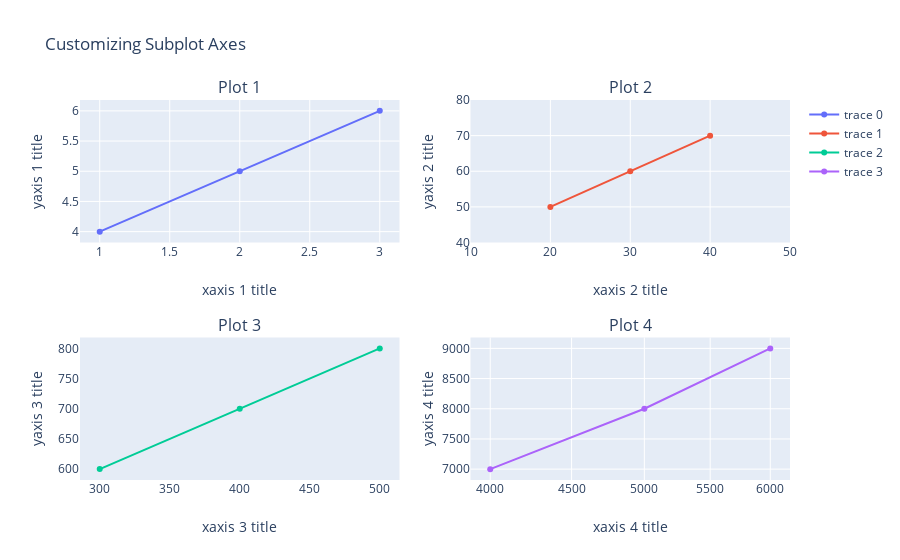

Notebook cell for this chart:
### Code cell
from plotly.subplots import make_subplots
import plotly.graph_objects as go

# Initialize figure with subplots
fig = make_subplots(
    rows=2, cols=2, subplot_titles=("Plot 1", "Plot 2", "Plot 3", "Plot 4")
)

# Add traces
fig.add_trace(go.Scatter(x=[1, 2, 3], y=[4, 5, 6]), row=1, col=1)
fig.add_trace(go.Scatter(x=[20, 30, 40], y=[50, 60, 70]), row=1, col=2)
fig.add_trace(go.Scatter(x=[300, 400, 500], y=[600, 700, 800]), row=2, col=1)
fig.add_trace(go.Scatter(x=[4000, 5000, 6000], y=[7000, 8000, 9000]), row=2, col=2)

# Update xaxis properties
fig.update_xaxes(title_text="xaxis 1 title", row=1, col=1)
fig.update_xaxes(title_text="xaxis 2 title", range=[10, 50], row=1, col=2)
fig.update_xaxes(title_text="xaxis 3 title", showgrid=False, row=2, col=1)
fig.update_xaxes(title_text="xaxis 4 title", type="log", row=2, col=2)

# Update yaxis properties
fig.update_yaxes(title_text="yaxis 1 title", row=1, col=1)
fig.update_yaxes(title_text="yaxis 2 title", range=[40, 80], row=1, col=2)
fig.update_yaxes(title_text="yaxis 3 title", showgrid=False, row=2, col=1)
fig.update_yaxes(title_text="yaxis 4 title", row=2, col=2)

# Update title and height
fig.update_layout(title_text="Customizing Subplot Axes", height=700)

fig.show()

### Figure 1 — Plotly figure (JSON) as saved in the notebook; plotly's stock layout.template omitted (floating-point values rounded to 4 significant figures)
{"data": [{"type": "scatter", "x": [1, 2, 3], "xaxis": "x", "y": [4, 5, 6], "yaxis": "y"}, {"type": "scatter", "x": [20, 30, 40], "xaxis": "x2", "y": [50, 60, 70], "yaxis": "y2"}, {"type": "scatter", "x": [300, 400, 500], "xaxis": "x3", "y": [600, 700, 800], "yaxis": "y3"}, {"type": "scatter", "x": [4000, 5000, 6000], "xaxis": "x4", "y": [7000, 8000, 9000], "yaxis": "y4"}], "layout": {"annotations": [{"font": {"size": 16}, "showarrow": false, "text": "Plot 1", "x": 0.225, "xanchor": "center", "xref": "paper", "y": 1, "yanchor": "bottom", "yref": "paper"}, {"font": {"size": 16}, "showarrow": false, "text": "Plot 2", "x": 0.775, "xanchor": "center", "xref": "paper", "y": 1, "yanchor": "bottom", "yref": "paper"}, {"font": {"size": 16}, "showarrow": false, "text": "Plot 3", "x": 0.225, "xanchor": "center", "xref": "paper", "y": 0.375, "yanchor": "bottom", "yref": "paper"}, {"font": {"size": 16}, "showarrow": false, "text": "Plot 4", "x": 0.775, "xanchor": "center", "xref": "paper", "y": 0.375, "yanchor": "bottom", "yref": "paper"}], "autosize": true, "title": {"text": "Customizing Subplot Axes"}, "xaxis": {"anchor": "y", "autorange": true, "domain": [0, 0.45], "range": [0.8374, 3.163], "title": {"text": "xaxis 1 title"}, "type": "linear"}, "xaxis2": {"anchor": "y2", "domain": [0.55, 1], "range": [10, 50], "title": {"text": "xaxis 2 title"}, "type": "linear"}, "xaxis3": {"anchor": "y3", "autorange": true, "domain": [0, 0.45], "range": [283.7, 516.3], "showgrid": false, "title": {"text": "xaxis 3 title"}, "type": "linear"}, "xaxis4": {"anchor": "y4", "autorange": true, "domain": [0.55, 1], "range": [3.588, 3.792], "title": {"text": "xaxis 4 title"}, "type": "log"}, "yaxis": {"anchor": "x", "autorange": true, "domain": [0.625, 1], "range": [3.732, 6.268], "title": {"text": "yaxis 1 title"}, "type": "linear"}, "yaxis2": {"anchor": "x2", "domain": [0.625, 1], "range": [40, 80], "title": {"text": "yaxis 2 title"}, "type": "linear"}, "yaxis3": {"anchor": "x3", "autorange": true, "domain": [0, 0.375], "range": [573.2, 826.8], "showgrid": false, "title": {"text": "yaxis 3 title"}, "type": "linear"}, "yaxis4": {"anchor": "x4", "autorange": true, "domain": [0, 0.375], "range": [6732.0, 9268.0], "title": {"text": "yaxis 4 title"}, "type": "linear"}}}
